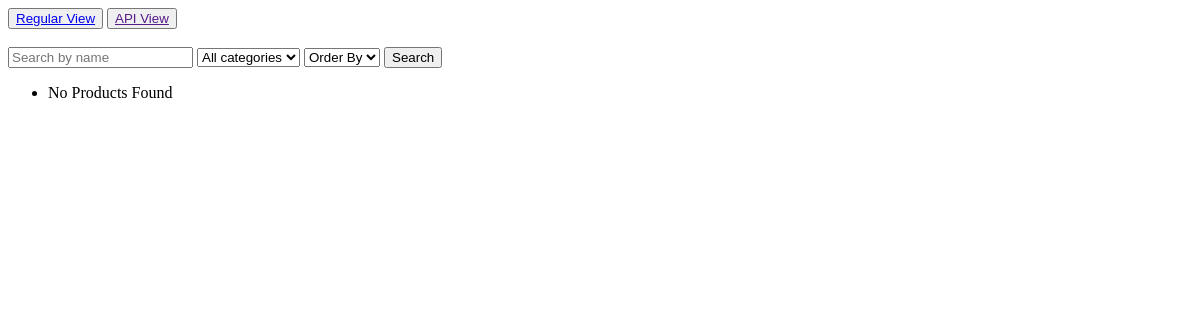
/products_list, run on an earlier commit of the app's database.
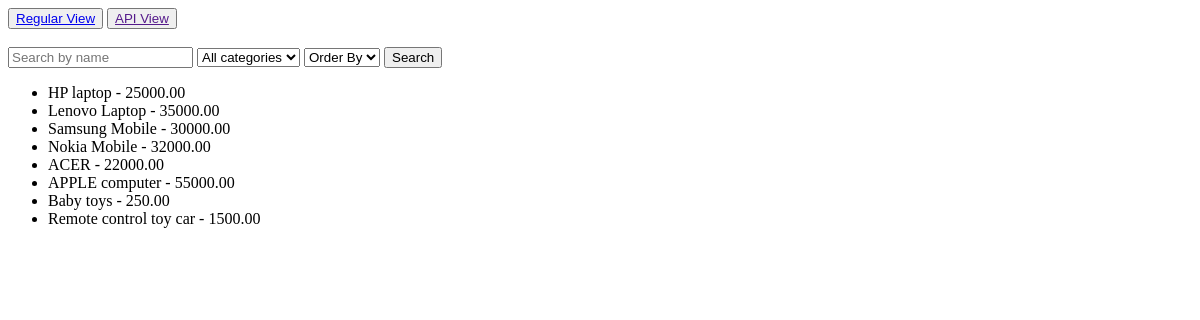
And on a later commit of the database.
### products/models.py (models this page shows, shortened)
class SubCategoryProducts(models.Model):
    name = models.CharField(max_length=255)
    description = models.TextField()
    price = models.DecimalField(max_digits=10, decimal_places=2)
    subcategory = models.ForeignKey(SubCategory, on_delete=models.CASCADE)

### products/views.py (the view)
# urls.py: path('products_list', views.products_list, name="products_list"),
def products_list(request):
    queryset = SubCategoryProducts.objects.all()
    categories = SubCategory.objects.all()
    query = request.GET.get('x')
    if query:
        queryset = queryset.filter(name__icontains=query)
    category = request.GET.get('category')
    if category:
        queryset = queryset.filter(subcategory__name__contains = category)
    order_by = request.GET.get('order_by')
    if order_by:
        queryset = queryset.order_by(order_by)
    context = {'products': queryset, 'categories': categories}
    return render(request, 'products_list.html', context)

### products/templates/products_list.html (shortened to what this page needs)
{% extends 'base.html' %}
{% load static %}
{% block content %}
<div>
    <form action="" method="get">
    <input type="search" name = "x" placeholder="Search by name">
    <select name="category" id="">
        <option value="">All categories</option>
    </select>
    <select name="order_by" id="">
        <option value="">Order By</option>
    </select>
    <button type="submit">Search</button>
    </form>
    <ul>
        {% for product in products %}
        <li>{{product.name}} - {{product.price}}</li>
        {% empty %}
            <li>No Products Found</li>
        {% endfor %}
    </ul>
</div>
{% endblock content %}

What changed in the data, as far as the page shows it:
added SubCategoryProducts: name "HP laptop", price "25000.00"
added SubCategoryProducts: name "Lenovo Laptop", price "35000.00"
added SubCategoryProducts: name "Samsung Mobile", price "30000.00"
added SubCategoryProducts: name "Nokia Mobile", price "32000.00"
added SubCategoryProducts: name "ACER", price "22000.00"
added SubCategoryProducts: name "APPLE computer", price "55000.00"
added SubCategoryProducts: name "Baby toys", price "250.00"
added SubCategoryProducts: name "Remote control toy car", price "1500.00"
Also different on the page:
text no longer shown: "No Products Found"
